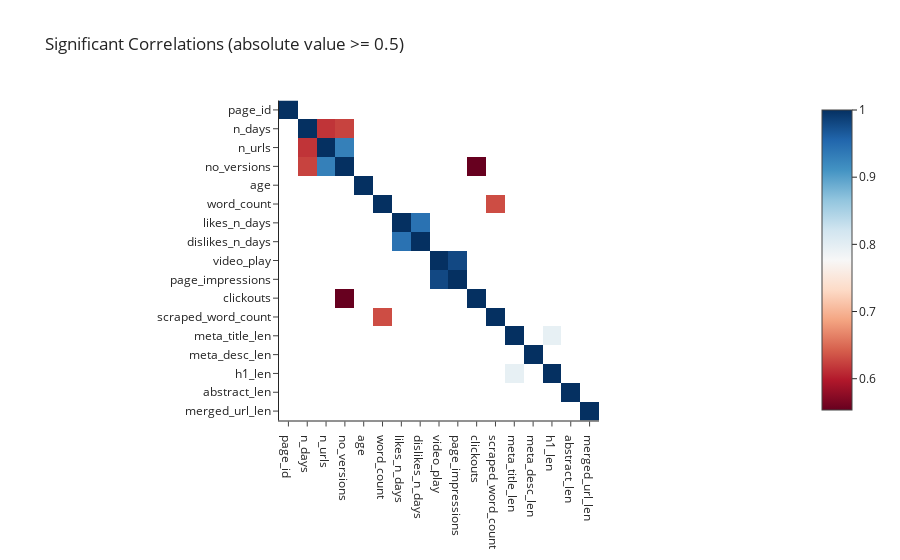

Source (notebook cell):
### Code cell
# Compute the correlation matrix
corr_matrix = df[num_variables].corr()

# Set the threshold for significant correlations
threshold = 0.5  # You can adjust this threshold as needed

# Create a mask to filter out insignificant correlations
mask = np.abs(corr_matrix) >= threshold
corr_matrix_filtered = corr_matrix[mask]

# Print the filtered correlation matrix
print(corr_matrix_filtered)

# Create heatmap of filtered correlation matrix
fig = px.imshow(corr_matrix_filtered, color_continuous_scale='RdBu', title='Significant Correlations (absolute value >= 0.5)')
fig.show()

### Figure 1 — Plotly figure (JSON) as saved in the notebook; plotly's stock layout.template omitted (floating-point values rounded to 4 significant figures; data arrays with more than 128 entries replaced by an {"elided": "..."} marker saying what was removed)
{"data": [{"coloraxis": "coloraxis", "hovertemplate": "x: %{x}<br>y: %{y}<br>color: %{z}<extra></extra>", "name": "0", "type": "heatmap", "x": ["page_id", "n_days", "n_urls", "no_versions", "age", "word_count", "likes_n_days", "dislikes_n_days", "video_play", "page_impressions", "clickouts", "scraped_word_count", "meta_title_len", "meta_desc_len", "h1_len", "abstract_len", "merged_url_len"], "xaxis": "x", "y": ["page_id", "n_days", "n_urls", "no_versions", "age", "word_count", "likes_n_days", "dislikes_n_days", "video_play", "page_impressions", "clickouts", "scraped_word_count", "meta_title_len", "meta_desc_len", "h1_len", "abstract_len", "merged_url_len"], "yaxis": "y", "z": {"elided": "17x17 float values"}}], "layout": {"coloraxis": {"colorscale": [[0, "rgb(103,0,31)"], [0.1, "rgb(178,24,43)"], [0.2, "rgb(214,96,77)"], [0.3, "rgb(244,165,130)"], [0.4, "rgb(253,219,199)"], [0.5, "rgb(247,247,247)"], [0.6, "rgb(209,229,240)"], [0.7, "rgb(146,197,222)"], [0.8, "rgb(67,147,195)"], [0.9, "rgb(33,102,172)"], [1, "rgb(5,48,97)"]]}, "title": {"text": "Significant Correlations (absolute value >= 0.5)"}, "xaxis": {"anchor": "y", "constrain": "domain", "domain": [0, 1], "scaleanchor": "y"}, "yaxis": {"anchor": "x", "autorange": "reversed", "constrain": "domain", "domain": [0, 1]}}}
